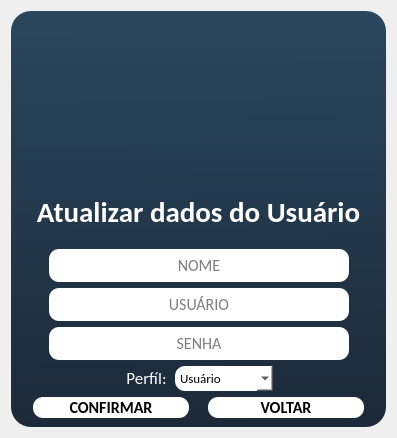
      <widget class="QWidget" name="page">
       <layout class="QHBoxLayout" name="horizontalLayout_19">
        <item>
         <widget class="QFrame" name="frame_10">
          <property name="minimumSize">
           <size>
            <width>250</width>
            <height>320</height>
           </size>
          </property>
          <property name="maximumSize">
           <size>
            <width>500</width>
            <height>671</height>
           </size>
          </property>
          <property name="styleSheet">
           <string notr="true">background-color:qlineargradient(spread:pad, x1:0.486, y1:0, x2:0.497, y2:1, stop:0 rgba(42, 71, 94, 255), stop:1 rgba(28, 41, 56, 255));
border-radius:20px
</string>
          </property>
          <property name="frameShape">
           <enum>QFrame::StyledPanel</enum>
          </property>
          <property name="frameShadow">
           <enum>QFrame::Raised</enum>
          </property>
          <layout class="QVBoxLayout" name="verticalLayout_16">
           <item alignment="Qt::AlignHCenter">
            <widget class="QLabel" name="label_107">
             <property name="minimumSize">
              <size>
               <width>175</width>
               <height>168</height>
              </size>
             </property>
             <property name="maximumSize">
              <size>
               <width>175</width>
               <height>168</height>
              </size>
             </property>
             <property name="styleSheet">
              <string notr="true">background-color:transparent</string>
             </property>
             <property name="text">
              <string/>
             </property>
             <property name="pixmap">
              <pixmap>imgs/male-user-edit_25348.png</pixmap>
             </property>
             <property name="scaledContents">
              <bool>true</bool>
             </property>
             <property name="wordWrap">
              <bool>true</bool>
             </property>
            </widget>
           </item>
           <item>
            <widget class="QLabel" name="label_108">
             <property name="minimumSize">
              <size>
               <width>240</width>
               <height>30</height>
              </size>
             </property>
             <property name="maximumSize">
              <size>
               <width>16777215</width>
               <height>190</height>
              </size>
             </property>
             <property name="font">
              <font>
               <family>Calibri</family>
               <pointsize>8</pointsize>
               <weight>75</weight>
               <bold>true</bold>
              </font>
             </property>
             <property name="styleSheet">
              <string notr="true">background-color:transparent</string>
             </property>
             <property name="text">
              <string>&lt;html&gt;&lt;head/&gt;&lt;body&gt;&lt;p align=&quot;center&quot;&gt;&lt;span style=&quot; font-size:22pt; color:#ffffff;&quot;&gt;Atualizar dados do  Usuário&lt;/span&gt;&lt;span style=&quot; color:#ffffff;&quot;&gt;&lt;br/&gt;&lt;/span&gt;&lt;/p&gt;&lt;/body&gt;&lt;/html&gt;</string>
             </property>
             <property name="scaledContents">
              <bool>true</bool>
             </property>
             <property name="wordWrap">
              <bool>false</bool>
             </property>
            </widget>
           </item>
           <item>
            <layout class="QHBoxLayout" name="horizontalLayout_45">
             <item>
              <widget class="QLabel" name="label_109">
               <property name="styleSheet">
                <string notr="true">background-color:transparent</string>
               </property>
               <property name="text">
                <string/>
               </property>
              </widget>
             </item>
             <item>
              <widget class="QLineEdit" name="txt_nome_atualizar">
               <property name="minimumSize">
                <size>
                 <width>0</width>
                 <height>30</height>
                </size>
               </property>
               <property name="maximumSize">
                <size>
                 <width>300</width>
                 <height>16777215</height>
                </size>
               </property>
               <property name="font">
                <font>
                 <family>Calibri</family>
                 <pointsize>12</pointsize>
                </font>
               </property>
               <property name="styleSheet">
                <string notr="true">QLineEdit{
background-color:rgb(255, 255, 255);
border-radius:10px;
padding:5px;
}</string>
               </property>
               <property name="alignment">
                <set>Qt::AlignCenter</set>
               </property>
               <property name="placeholderText">
                <string>NOME</string>
               </property>
              </widget>
             </item>
             <item>
              <widget class="QLabel" name="label_110">
               <property name="styleSheet">
                <string notr="true">background-color:transparent</string>
               </property>
               <property name="text">
                <string/>
               </property>
              </widget>
             </item>
            </layout>
           </item>
           <item>
            <layout class="QHBoxLayout" name="horizontalLayout_46">
             <item>
              <widget class="QLabel" name="label_111">
               <property name="styleSheet">
                <string notr="true">background-color:transparent</string>
               </property>
               <property name="text">
                <string/>
               </property>
              </widget>
             </item>
             <item>
              <widget class="QLineEdit" name="txt_usuario_atualizar">
               <property name="minimumSize">
                <size>
                 <width>0</width>
                 <height>30</height>
                </size>
               </property>
               <property name="maximumSize">
                <size>
                 <width>300</width>
                 <height>16777215</height>
                </size>
               </property>
               <property name="font">
                <font>
                 <family>Calibri</family>
                 <pointsize>12</pointsize>
                </font>
               </property>
               <property name="styleSheet">
                <string notr="true">QLineEdit{
background-color:rgb(255, 255, 255);
border-radius:10px;
padding:5px;
}</string>
               </property>
               <property name="text">
                <string/>
               </property>
               <property name="alignment">
                <set>Qt::AlignCenter</set>
               </property>
               <property name="placeholderText">
                <string>USUÁRIO</string>
               </property>
              </widget>
             </item>
             <item>
              <widget class="QLabel" name="label_112">
               <property name="styleSheet">
                <string notr="true">background-color:transparent</string>
               </property>
               <property name="text">
                <string/>
               </property>
              </widget>
             </item>
            </layout>
           </item>
           <item>
            <layout class="QHBoxLayout" name="horizontalLayout_47">
             <item>
              <widget class="QLabel" name="label_113">
               <property name="styleSheet">
                <string notr="true">background-color:transparent</string>
               </property>
               <property name="text">
                <string/>
               </property>
              </widget>
             </item>
             <item>
              <widget class="QLineEdit" name="txt_senha_atualizar">
               <property name="minimumSize">
                <size>
                 <width>0</width>
                 <height>30</height>
                </size>
               </property>
               <property name="maximumSize">
                <size>
                 <width>300</width>
                 <height>16777215</height>
                </size>
               </property>
               <property name="font">
                <font>
                 <family>Calibri</family>
                 <pointsize>12</pointsize>
                </font>
               </property>
               <property name="styleSheet">
                <string notr="true">QLineEdit{
background-color:rgb(255, 255, 255);
border-radius:10px;
padding:5px;
}</string>
               </property>
               <property name="echoMode">
                <enum>QLineEdit::Password</enum>
               </property>
               <property name="alignment">
                <set>Qt::AlignCenter</set>
               </property>
               <property name="placeholderText">
                <string>SENHA</string>
               </property>
              </widget>
             </item>
             <item>
              <widget class="QLabel" name="label_114">
               <property name="styleSheet">
                <string notr="true">background-color:transparent</string>
               </property>
               <property name="text">
                <string/>
               </property>
              </widget>
             </item>
            </layout>
           </item>
           <item>
            <layout class="QHBoxLayout" name="horizontalLayout_49">
             <item>
              <widget class="QLabel" name="label_117">
               <property name="maximumSize">
                <size>
                 <width>108</width>
                 <height>16777215</height>
                </size>
               </property>
               <property name="styleSheet">
                <string notr="true">background-color:transparent</string>
               </property>
               <property name="text">
                <string/>
               </property>
              </widget>
             </item>
             <item>
              <widget class="QLabel" name="label_118">
               <property name="maximumSize">
                <size>
                 <width>45</width>
                 <height>16777215</height>
                </size>
               </property>
               <property name="font">
                <font>
                 <family>Calibri</family>
                 <pointsize>13</pointsize>
                </font>
               </property>
               <property name="styleSheet">
                <string notr="true">background-color:transparent</string>
               </property>
               <property name="text">
                <string>&lt;html&gt;&lt;head/&gt;&lt;body&gt;&lt;p align=&quot;center&quot;&gt;&lt;span style=&quot; color:#ffffff;&quot;&gt;Perfíl:&lt;/span&gt;&lt;/p&gt;&lt;/body&gt;&lt;/html&gt;</string>
               </property>
              </widget>
             </item>
             <item>
              <widget class="QComboBox" name="box_perfil_atualizar">
               <property name="minimumSize">
                <size>
                 <width>0</width>
                 <height>25</height>
                </size>
               </property>
               <property name="maximumSize">
                <size>
                 <width>300</width>
                 <height>16777215</height>
                </size>
               </property>
               <property name="font">
                <font>
                 <family>Calibri</family>
                 <pointsize>10</pointsize>
                </font>
               </property>
               <property name="styleSheet">
                <string notr="true">background-color:rgb(255, 255, 255);
border-radius:10px;
</string>
               </property>
               <property name="editable">
                <bool>false</bool>
               </property>
               <property name="insertPolicy">
                <enum>QComboBox::InsertAtBottom</enum>
               </property>
               <item>
                <property name="text">
                 <string>Usuário</string>
                </property>
               </item>
               <item>
                <property name="text">
                 <string>Administrador</string>
                </property>
               </item>
              </widget>
             </item>
             <item>
              <widget class="QLabel" name="label_119">
               <property name="styleSheet">
                <string notr="true">background-color:transparent</string>
               </property>
               <property name="text">
                <string/>
               </property>
              </widget>
             </item>
            </layout>
           </item>
           <item>
            <layout class="QHBoxLayout" name="horizontalLayout_18">
             <item>
              <widget class="QLabel" name="label_120">
               <property name="styleSheet">
                <string notr="true">background-color:transparent</string>
               </property>
               <property name="text">
                <string/>
               </property>
              </widget>
             </item>
             <item>
              <widget class="QPushButton" name="btn_confirmar">
               <property name="sizePolicy">
                <sizepolicy hsizetype="Maximum" vsizetype="Minimum">
                 <horstretch>0</horstretch>
                 <verstretch>0</verstretch>
                </sizepolicy>
               </property>
               <property name="minimumSize">
                <size>
                 <width>156</width>
                 <height>20</height>
                </size>
               </property>
               <property name="maximumSize">
                <size>
                 <width>221</width>
                 <height>41</height>
                </size>
               </property>
               <property name="font">
                <font>
                 <family>Calibri</family>
                 <pointsize>12</pointsize>
                 <weight>75</weight>
                 <bold>true</bold>
                </font>
               </property>
               <property name="cursor">
                <cursorShape>PointingHandCursor</cursorShape>
               </property>
               <property name="styleSheet">
                <string notr="true">QPushButton {
  color: black;
  background-color: rgb(255,255,255);
border-radius:10px
}
QPushButton:hover{
 
  background-color:rgb(207, 207, 207)

}
QPushButton:pressed {
background-color: rgb(78, 125, 195);
  
}</string>
               </property>
               <property name="text">
                <string>CONFIRMAR</string>
               </property>
              </widget>
             </item>
             <item>
              <widget class="QLabel" name="label_123">
               <property name="styleSheet">
                <string notr="true">background-color:transparent</string>
               </property>
               <property name="text">
                <string/>
               </property>
              </widget>
             </item>
             <item>
              <widget class="QPushButton" name="btn_cancelar1">
               <property name="sizePolicy">
                <sizepolicy hsizetype="Maximum" vsizetype="Minimum">
                 <horstretch>0</horstretch>
                 <verstretch>0</verstretch>
                </sizepolicy>
               </property>
               <property name="minimumSize">
                <size>
                 <width>156</width>
                 <height>20</height>
                </size>
               </property>
               <property name="maximumSize">
                <size>
                 <width>221</width>
                 <height>41</height>
                </size>
               </property>
               <property name="font">
                <font>
                 <family>Calibri</family>
                 <pointsize>12</pointsize>
                 <weight>75</weight>
                 <bold>true</bold>
                </font>
               </property>
               <property name="cursor">
                <cursorShape>PointingHandCursor</cursorShape>
               </property>
               <property name="styleSheet">
                <string notr="true">QPushButton {
  color: black;
  background-color: rgb(255,255,255);
border-radius:10px
}
QPushButton:hover{
 
  background-color:rgb(207, 207, 207)

}
QPushButton:pressed {
background-color: rgb(78, 125, 195);
  
}</string>
               </property>
               <property name="text">
                <string>VOLTAR</string>
               </property>
              </widget>
             </item>
             <item>
              <widget class="QLabel" name="label_122">
               <property name="styleSheet">
                <string notr="true">background-color:transparent</string>
               </property>
               <property name="text">
                <string/>
               </property>
              </widget>
             </item>
            </layout>
           </item>
          </layout>
         </widget>
        </item>
       </layout>
      </widget>
